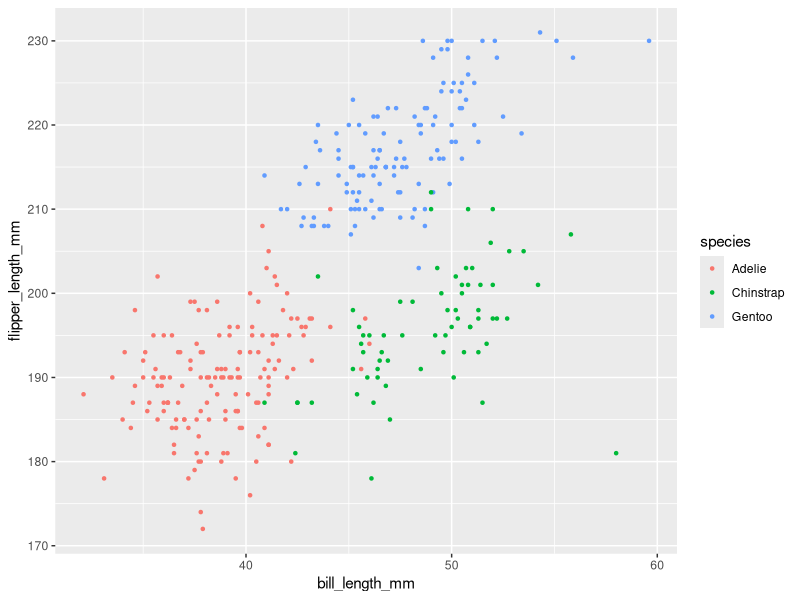
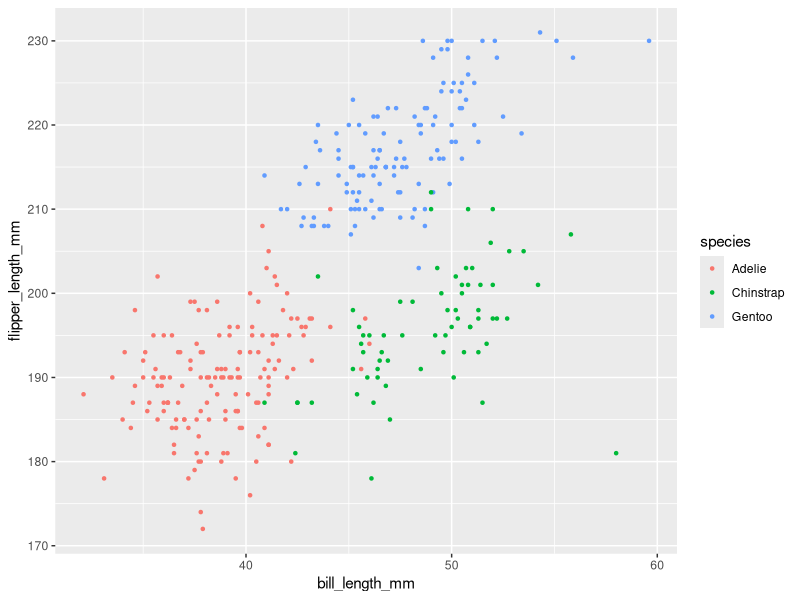

These charts were generated, in order, by the following R code:
## ---- chunk 1
library(tidyverse)
## ---- chunk 2
data("penguins", package = "palmerpenguins")
## ---- chunk 3
penguins_flip_length = na.omit(penguins$flipper_length_mm)
mean(penguins_flip_length)
## ---- chunk 4
library(ggplot2)
## ---- chunk 5
scatterplot = ggplot(penguins,aes(x = bill_length_mm,y = flipper_length_mm,color = species)) + geom_point(shape = 20)
scatterplot
ggsave("scatterplot_hw1.png", scatterplot)
## ---- chunk 6
  problem2_df = 
  tibble(
  norm = rnorm(n = 10),
  logical_vector = norm > 0,
  character_vector = c("1","2","3","4","5","6","7","8","9","10"),
  factor_vector = factor(c("first","first","first","second","second","second","second","second","third","third"))
  )
## ---- chunk 7
mean(pull(problem2_df, norm))
mean(pull(problem2_df, logical_vector))
mean(pull(problem2_df, character_vector))
mean(pull(problem2_df, factor_vector))
## ---- chunk 8
logical_vector2 = as.numeric(pull(problem2_df, logical_vector))
character_vector2 = as.numeric(pull(problem2_df, character_vector))
factor_vector2 = as.numeric(pull(problem2_df, factor_vector))
## ---- chunk 9
mean(logical_vector2)
mean(character_vector2)
mean(factor_vector2)
